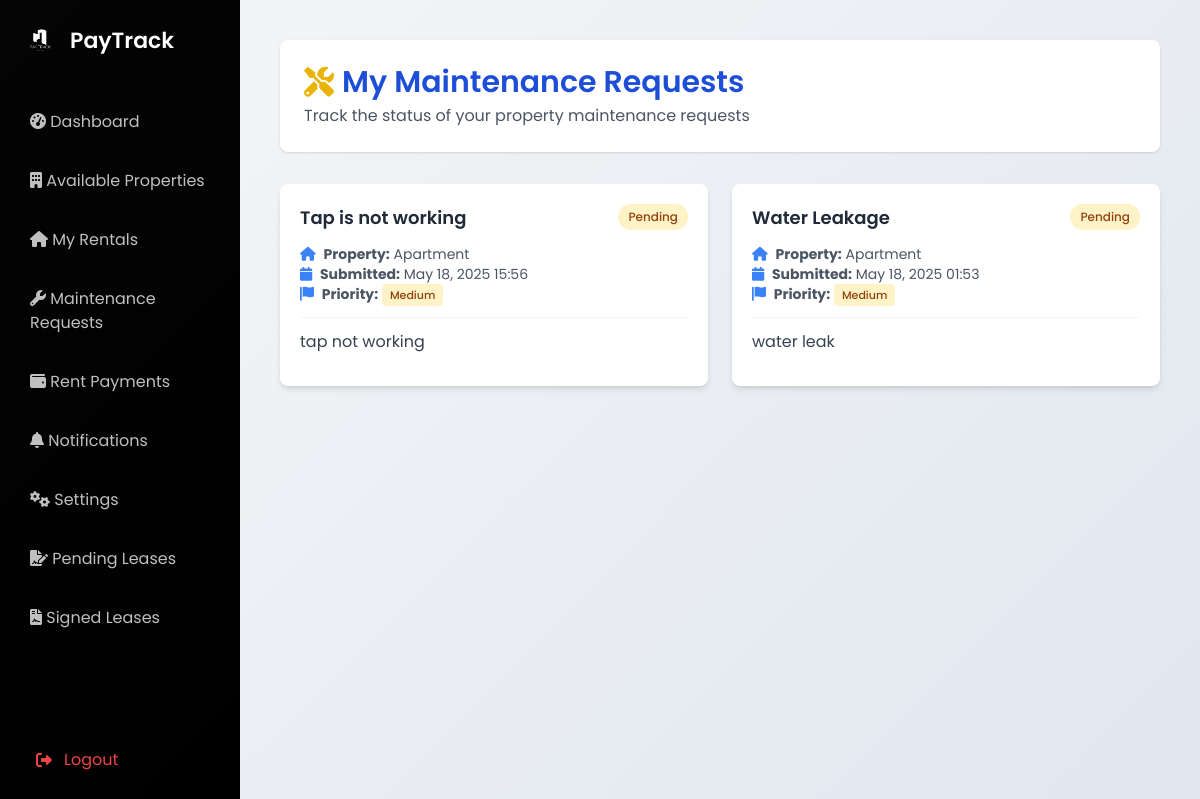
Screenshot of /maintenance/requests/ (signed in) with the database file from the repository.
### user/models.py (models this page shows, shortened)
class MaintenanceRequest(models.Model):
    STATUS_CHOICES = [
        ('pending', 'Pending'),
        ('in_progress', 'In Progress'),
        ('resolved', 'Resolved'),
        ('cancelled', 'Cancelled'),
    ]
    PRIORITY_CHOICES = [
        ('low', 'Low'),
        ('medium', 'Medium'),
        ('high', 'High'),
        ('urgent', 'Urgent'),
    ]
    rental = models.ForeignKey(Rental, on_delete=models.CASCADE, related_name='maintenance_requests')
    subject = models.CharField(max_length=255)
    description = models.TextField()
    priority = models.CharField(max_length=20, choices=PRIORITY_CHOICES, default='medium')
    status = models.CharField(max_length=20, choices=STATUS_CHOICES, default='pending')
    request_date = models.DateTimeField(auto_now_add=True)
    is_resolved = models.BooleanField(default=False)
    resolved_date = models.DateTimeField(blank=True, null=True)
    resolved_by = models.CharField(max_length=255, blank=True, null=True)
    admin_notes = models.TextField(blank=True, null=True)
    attachment = models.FileField(upload_to='maintenance_attachments/', blank=True, null=True)
    class Meta:
        ordering = ['-request_date']
        verbose_name = 'Maintenance Request'
        verbose_name_plural = 'Maintenance Requests'

class Rental(models.Model):
    tenant = models.ForeignKey(
        settings.AUTH_USER_MODEL,
        on_delete=models.CASCADE,
        limit_choices_to={'user_type': 'tenant'}
    )
    property = models.ForeignKey(Property, on_delete=models.CASCADE)
    rent_amount = models.DecimalField(max_digits=10, decimal_places=2)
    start_date = models.DateField()
    end_date = models.DateField(blank=True, null=True)
    is_active = models.BooleanField(default=True)

class Property(models.Model):
    PROPERTY_TYPES = [
        ('house', 'House'),
        ('apartment', 'Apartment'),
        ('villa', 'Villa'),
        ('land', 'Land'),
    ]
    homeowner = models.ForeignKey(
        settings.AUTH_USER_MODEL,
        on_delete=models.CASCADE,
        related_name='properties',
        null=True,
        blank=True
    )
    title = models.CharField(max_length=200, default="Unnamed Property")
    location = models.CharField(max_length=200, default="Unknown Location")
    property_type = models.CharField(max_length=20, choices=PROPERTY_TYPES, default='house')
    price = models.DecimalField(max_digits=10, decimal_places=2, default=0.00)
    bedrooms = models.IntegerField(null=True, blank=True, default=1)
    bathrooms = models.IntegerField(null=True, blank=True, default=1)
    description = models.TextField(default="No description available.")
    image = models.ImageField(upload_to='properties/', default='default_property.jpg')
    featured = models.BooleanField(default=False)
    is_available = models.BooleanField(default=True)  # New: To show if property is rented

### user/views.py (the view)
# urls.py: path('maintenance/requests/', views.view_maintenance_requests, name='view_maintenance_requests'),
@login_required
def view_maintenance_requests(request):
   requests = MaintenanceRequest.objects.filter(
       rental__tenant=request.user
   ).select_related('rental').order_by('-request_date')
   return render(request, 'user/maintenance_list.html', {
       'requests': requests
   })

### user/templates/user/maintenance_list.html (shortened to what this page needs)
{% load static %}
<!DOCTYPE html>
<html>
<head>
  <script src="https://cdn.tailwindcss.com"></script>
  <link rel="stylesheet" href="{% static 'css/dashboard.css' %}">
  <link rel="stylesheet" href="https://cdnjs.cloudflare.com/ajax/libs/font-awesome/6.0.0-beta3/css/all.min.css">
</head>
<body class="bg-gray-100 font-poppins">
  <div class="min-h-screen flex">
    <aside class="sidebar">
      <div class="logo-container">
        <img src="{% static 'images/logo.png' %}" alt="PayTrack Logo" class="logo">
        <span>PayTrack</span>
      </div>
      <nav class="menu">
        <ul>
          <li><a href="{% url 'dashboard' %}"><i class="fas fa-tachometer-alt"></i> <span>Dashboard</span></a></li>
          <li><a href="{% url 'tenant_property_list' %}"><i class="fas fa-building"></i> <span>Available Properties</span></a></li>
          <li><a href="{% url 'my_rentals' %}"><i class="fas fa-home"></i> <span>My Rentals</span></a></li>
          <li><a href="/maintenance/requests/"><i class="fas fa-wrench"></i> <span>Maintenance Requests</span></a></li>
          <li><a href="{% url 'rent_payments' %}"><i class="fas fa-wallet"></i> <span>Rent Payments</span></a></li>
          <li><a href="{% url 'notifications' %}"><i class="fas fa-bell"></i> <span>Notifications</span></a></li>
          <li><a href="{% url 'settings' %}"><i class="fas fa-cogs"></i> <span>Settings</span></a></li>
          <li><a href="{% url 'tenant_pending_leases' %}"><i class="fas fa-file-signature"></i> <span>Pending Leases</span></a></li>
          <li>
            <a href="{% url 'tenant_signed_leases' %}" class="nav-link">
              <i class="fas fa-file-contract"></i> Signed Leases
            </a>
          </li>
        </ul>
      </nav>
      <div class="mt-auto pt-8">
        <a href="{% url 'logout' %}" class="flex items-center px-4 py-2 text-red-500 hover:bg-red-100 rounded">
          <i class="fas fa-sign-out-alt mr-3"></i> <span>Logout</span>
        </a>
      </div>
    </aside>
    <main class="main-content">
      <div class="bg-white shadow rounded-lg p-6 mb-8">
        <h1 class="text-3xl font-semibold mb-1 text-blue-700 flex items-center gap-2">
          <i class="fas fa-tools text-yellow-500"></i> My Maintenance Requests
        </h1>
        <p class="text-gray-600">Track the status of your property maintenance requests</p>
      </div>
      {% if requests %}
        <div class="grid grid-cols-1 md:grid-cols-2 gap-6">
          {% for request in requests %}
            <div class="bg-white rounded-lg shadow-md overflow-hidden">
              <div class="p-5">
                <div class="flex justify-between items-start mb-3">
                  <h3 class="text-lg font-semibold text-gray-800">{{ request.subject }}</h3>
                  <div>
                    {% if request.status == 'pending' %}
                      <span class="status-badge status-pending">Pending</span>
                    {% elif request.status == 'in_progress' %}
                      <span class="status-badge status-in-progress">In Progress</span>
                    {% elif request.status == 'resolved' %}
                      <span class="status-badge status-resolved">Resolved</span>
                    {% elif request.status == 'cancelled' %}
                      <span class="status-badge status-cancelled">Cancelled</span>
                    {% endif %}
                  </div>
                </div>
                <div class="text-sm text-gray-600 mb-3">
                  <p><i class="fas fa-home text-blue-500 mr-1"></i> <strong>Property:</strong> {{ request.rental.property.title }}</p>
                  <p><i class="fas fa-calendar text-blue-500 mr-1"></i> <strong>Submitted:</strong> {{ request.request_date|date:"F d, Y H:i" }}</p>
                  <p>
                    <i class="fas fa-flag text-blue-500 mr-1"></i> <strong>Priority:</strong>
                    {% if request.priority == 'low' %}
                      <span class="priority-badge priority-low">Low</span>
                    {% elif request.priority == 'medium' %}
                      <span class="priority-badge priority-medium">Medium</span>
                    {% elif request.priority == 'high' %}
                      <span class="priority-badge priority-high">High</span>
                    {% elif request.priority == 'urgent' %}
                      <span class="priority-badge priority-urgent">Urgent</span>
                    {% endif %}
                  </p>
                </div>
                <div class="border-t border-gray-100 pt-3">
                  <p class="text-gray-700 mb-3">{{ request.description }}</p>
                </div>
              </div>
            </div>
          {% endfor %}
        </div>
      {% endif %}
    </main>
  </div>
</body>
</html>

### user/static/css/dashboard.css (style rules this page uses)
* { margin: 0; padding: 0; box-sizing: border-box; }
body { font-family: 'Poppins', sans-serif; background-color: #f8f9fa; color: #333; display: flex; justify-content: center; align-items: center; min-height: 100vh; overflow-x: hidden; }
.sidebar { width: 250px; background-color: #15161d; color: white; display: flex; flex-direction: column; justify-content: space-between; padding: 20px; transition: width 0.3s ease; }
.sidebar .logo-container { display: flex; align-items: center; gap: 10px; margin-bottom: 40px; }
.sidebar .logo-container .logo { width: 40px; height: auto; filter: brightness(0) invert(1); }
.sidebar .logo-container span { font-size: 22px; font-weight: 600; color: white; }
.sidebar .menu ul { list-style: none; padding: 0; margin: 0; }
.sidebar .menu ul li { font-size: 16px; color: #c0c0c0; margin-bottom: 15px; padding: 10px; border-radius: 6px; cursor: pointer; transition: background-color 0.3s ease, color 0.3s ease; }
.main-content { flex: 1; padding: 30px; overflow-y: auto; background-color: #f1f1f1; }

### user/templates/user/maintenance_list.html (style rules this page uses)
body, html { margin: 0; padding: 0; }
.sidebar { width: 240px; min-height: 100vh; background: linear-gradient(135deg, #040404 0%, #000000 100%); padding: 20px; color: white; position: fixed; left: 0; top: 0; bottom: 0; }
.main-content { margin-left: 240px; padding: 40px 40px 40px 40px; width: calc(100vw - 240px); min-height: 100vh; background: linear-gradient(135deg, #f3f4f6 0%, #e0e7ef 100%); display: flex; flex-direction: column; }
.status-badge { padding: 4px 10px; border-radius: 20px; font-size: 12px; font-weight: 500; display: inline-block; }
.status-pending { background-color: #FEF3C7; color: #92400E; }
.priority-badge { padding: 3px 8px; border-radius: 4px; font-size: 11px; font-weight: 500; }
.priority-medium { background-color: #FEF3C7; color: #92400E; }

### rows the page displays
MaintenanceRequest: subject "Tap is not working", status "Pending", rental.property "Apartment", request_date "May 18, 2025 15:56", priority "Medium", description "tap not working"
MaintenanceRequest: subject "Water Leakage", status "Pending", rental.property "Apartment", request_date "May 18, 2025 01:53", priority "Medium", description "water leak"
